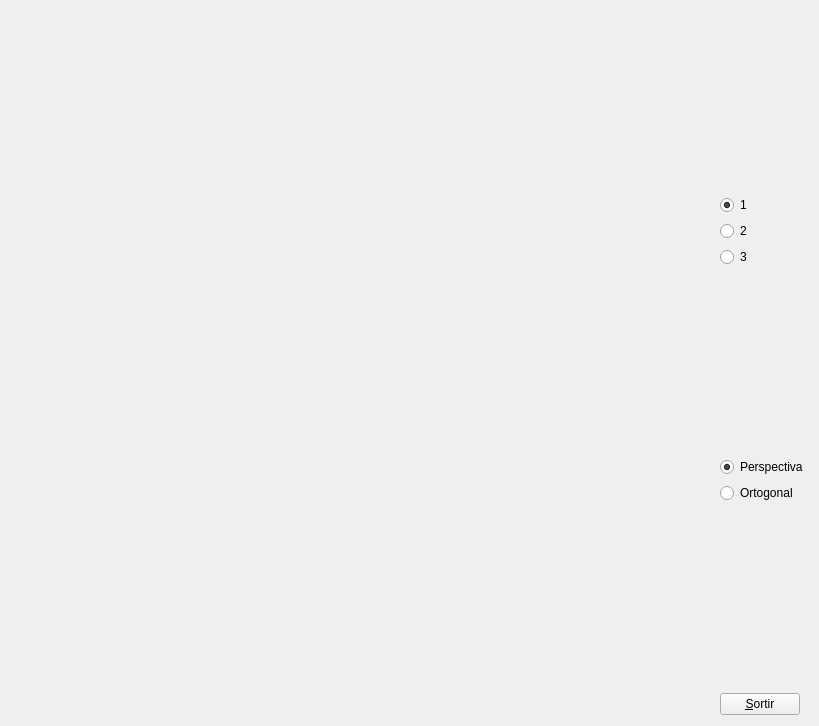
<?xml version="1.0" encoding="UTF-8"?>
<ui version="4.0">
 <class>MyForm</class>
 <widget class="QWidget" name="MyForm">
  <property name="geometry">
   <rect>
    <x>0</x>
    <y>0</y>
    <width>819</width>
    <height>726</height>
   </rect>
  </property>
  <property name="windowTitle">
   <string>IDI-Lab</string>
  </property>
  <layout class="QHBoxLayout" name="horizontalLayout">
   <item>
    <widget class="MyGLWidget" name="widget" native="true">
     <property name="sizePolicy">
      <sizepolicy hsizetype="Expanding" vsizetype="Expanding">
       <horstretch>0</horstretch>
       <verstretch>0</verstretch>
      </sizepolicy>
     </property>
    </widget>
   </item>
   <item>
    <layout class="QVBoxLayout" name="verticalLayout">
     <item>
      <spacer name="verticalSpacer_3">
       <property name="orientation">
        <enum>Qt::Vertical</enum>
       </property>
       <property name="sizeHint" stdset="0">
        <size>
         <width>20</width>
         <height>40</height>
        </size>
       </property>
      </spacer>
     </item>
     <item>
      <widget class="QRadioButton" name="radioButton">
       <property name="text">
        <string>1</string>
       </property>
       <property name="checked">
        <bool>true</bool>
       </property>
       <attribute name="buttonGroup">
        <string notr="true">buttonGroup</string>
       </attribute>
      </widget>
     </item>
     <item>
      <widget class="QRadioButton" name="radioButton_2">
       <property name="text">
        <string>2</string>
       </property>
       <attribute name="buttonGroup">
        <string notr="true">buttonGroup</string>
       </attribute>
      </widget>
     </item>
     <item>
      <widget class="QRadioButton" name="radioButton_3">
       <property name="text">
        <string>3</string>
       </property>
       <attribute name="buttonGroup">
        <string notr="true">buttonGroup</string>
       </attribute>
      </widget>
     </item>
     <item>
      <spacer name="verticalSpacer_2">
       <property name="orientation">
        <enum>Qt::Vertical</enum>
       </property>
       <property name="sizeHint" stdset="0">
        <size>
         <width>20</width>
         <height>40</height>
        </size>
       </property>
      </spacer>
     </item>
     <item>
      <widget class="QRadioButton" name="radioButton_4">
       <property name="text">
        <string>Perspectiva</string>
       </property>
       <property name="checked">
        <bool>true</bool>
       </property>
       <attribute name="buttonGroup">
        <string notr="true">buttonGroup_2</string>
       </attribute>
      </widget>
     </item>
     <item>
      <widget class="QRadioButton" name="radioButton_5">
       <property name="text">
        <string>Ortogonal</string>
       </property>
       <attribute name="buttonGroup">
        <string notr="true">buttonGroup_2</string>
       </attribute>
      </widget>
     </item>
     <item>
      <spacer name="verticalSpacer">
       <property name="orientation">
        <enum>Qt::Vertical</enum>
       </property>
       <property name="sizeHint" stdset="0">
        <size>
         <width>20</width>
         <height>40</height>
        </size>
       </property>
      </spacer>
     </item>
     <item>
      <widget class="QPushButton" name="pushButton">
       <property name="sizePolicy">
        <sizepolicy hsizetype="Fixed" vsizetype="Fixed">
         <horstretch>0</horstretch>
         <verstretch>0</verstretch>
        </sizepolicy>
       </property>
       <property name="text">
        <string>&amp;Sortir</string>
       </property>
      </widget>
     </item>
    </layout>
   </item>
  </layout>
 </widget>
 <customwidgets>
  <customwidget>
   <class>MyGLWidget</class>
   <extends>QWidget</extends>
   <header>MyGLWidget.h</header>
   <container>1</container>
   <slots>
    <signal>camPers()</signal>
    <signal>camOrto()</signal>
    <signal>but1()</signal>
    <signal>but2()</signal>
    <signal>but3()</signal>
    <slot>canvi1()</slot>
    <slot>canvi2()</slot>
    <slot>canvi3()</slot>
    <slot>canviCamaraO()</slot>
    <slot>canviCamaraP()</slot>
   </slots>
  </customwidget>
 </customwidgets>
 <resources/>
 <connections>
  <connection>
   <sender>pushButton</sender>
   <signal>clicked()</signal>
   <receiver>MyForm</receiver>
   <slot>close()</slot>
   <hints>
    <hint type="sourcelabel">
     <x>784</x>
     <y>715</y>
    </hint>
    <hint type="destinationlabel">
     <x>839</x>
     <y>529</y>
    </hint>
   </hints>
  </connection>
  <connection>
   <sender>radioButton</sender>
   <signal>clicked()</signal>
   <receiver>widget</receiver>
   <slot>canvi1()</slot>
   <hints>
    <hint type="sourcelabel">
     <x>720</x>
     <y>199</y>
    </hint>
    <hint type="destinationlabel">
     <x>570</x>
     <y>198</y>
    </hint>
   </hints>
  </connection>
  <connection>
   <sender>radioButton_2</sender>
   <signal>clicked()</signal>
   <receiver>widget</receiver>
   <slot>canvi2()</slot>
   <hints>
    <hint type="sourcelabel">
     <x>712</x>
     <y>228</y>
    </hint>
    <hint type="destinationlabel">
     <x>610</x>
     <y>223</y>
    </hint>
   </hints>
  </connection>
  <connection>
   <sender>radioButton_3</sender>
   <signal>clicked()</signal>
   <receiver>widget</receiver>
   <slot>canvi3()</slot>
   <hints>
    <hint type="sourcelabel">
     <x>719</x>
     <y>265</y>
    </hint>
    <hint type="destinationlabel">
     <x>637</x>
     <y>255</y>
    </hint>
   </hints>
  </connection>
  <connection>
   <sender>radioButton_4</sender>
   <signal>clicked()</signal>
   <receiver>widget</receiver>
   <slot>canviCamaraP()</slot>
   <hints>
    <hint type="sourcelabel">
     <x>712</x>
     <y>465</y>
    </hint>
    <hint type="destinationlabel">
     <x>548</x>
     <y>472</y>
    </hint>
   </hints>
  </connection>
  <connection>
   <sender>radioButton_5</sender>
   <signal>clicked()</signal>
   <receiver>widget</receiver>
   <slot>canviCamaraO()</slot>
   <hints>
    <hint type="sourcelabel">
     <x>742</x>
     <y>493</y>
    </hint>
    <hint type="destinationlabel">
     <x>587</x>
     <y>494</y>
    </hint>
   </hints>
  </connection>
  <connection>
   <sender>widget</sender>
   <signal>camPers()</signal>
   <receiver>radioButton_4</receiver>
   <slot>click()</slot>
   <hints>
    <hint type="sourcelabel">
     <x>659</x>
     <y>551</y>
    </hint>
    <hint type="destinationlabel">
     <x>756</x>
     <y>465</y>
    </hint>
   </hints>
  </connection>
  <connection>
   <sender>widget</sender>
   <signal>camOrto()</signal>
   <receiver>radioButton_5</receiver>
   <slot>click()</slot>
   <hints>
    <hint type="sourcelabel">
     <x>641</x>
     <y>527</y>
    </hint>
    <hint type="destinationlabel">
     <x>794</x>
     <y>491</y>
    </hint>
   </hints>
  </connection>
  <connection>
   <sender>widget</sender>
   <signal>but1()</signal>
   <receiver>radioButton</receiver>
   <slot>click()</slot>
   <hints>
    <hint type="sourcelabel">
     <x>685</x>
     <y>139</y>
    </hint>
    <hint type="destinationlabel">
     <x>791</x>
     <y>203</y>
    </hint>
   </hints>
  </connection>
  <connection>
   <sender>widget</sender>
   <signal>but2()</signal>
   <receiver>radioButton_2</receiver>
   <slot>click()</slot>
   <hints>
    <hint type="sourcelabel">
     <x>613</x>
     <y>193</y>
    </hint>
    <hint type="destinationlabel">
     <x>761</x>
     <y>229</y>
    </hint>
   </hints>
  </connection>
  <connection>
   <sender>widget</sender>
   <signal>but3()</signal>
   <receiver>radioButton_3</receiver>
   <slot>click()</slot>
   <hints>
    <hint type="sourcelabel">
     <x>657</x>
     <y>295</y>
    </hint>
    <hint type="destinationlabel">
     <x>783</x>
     <y>261</y>
    </hint>
   </hints>
  </connection>
 </connections>
 <buttongroups>
  <buttongroup name="buttonGroup"/>
  <buttongroup name="buttonGroup_2"/>
 </buttongroups>
</ui>
